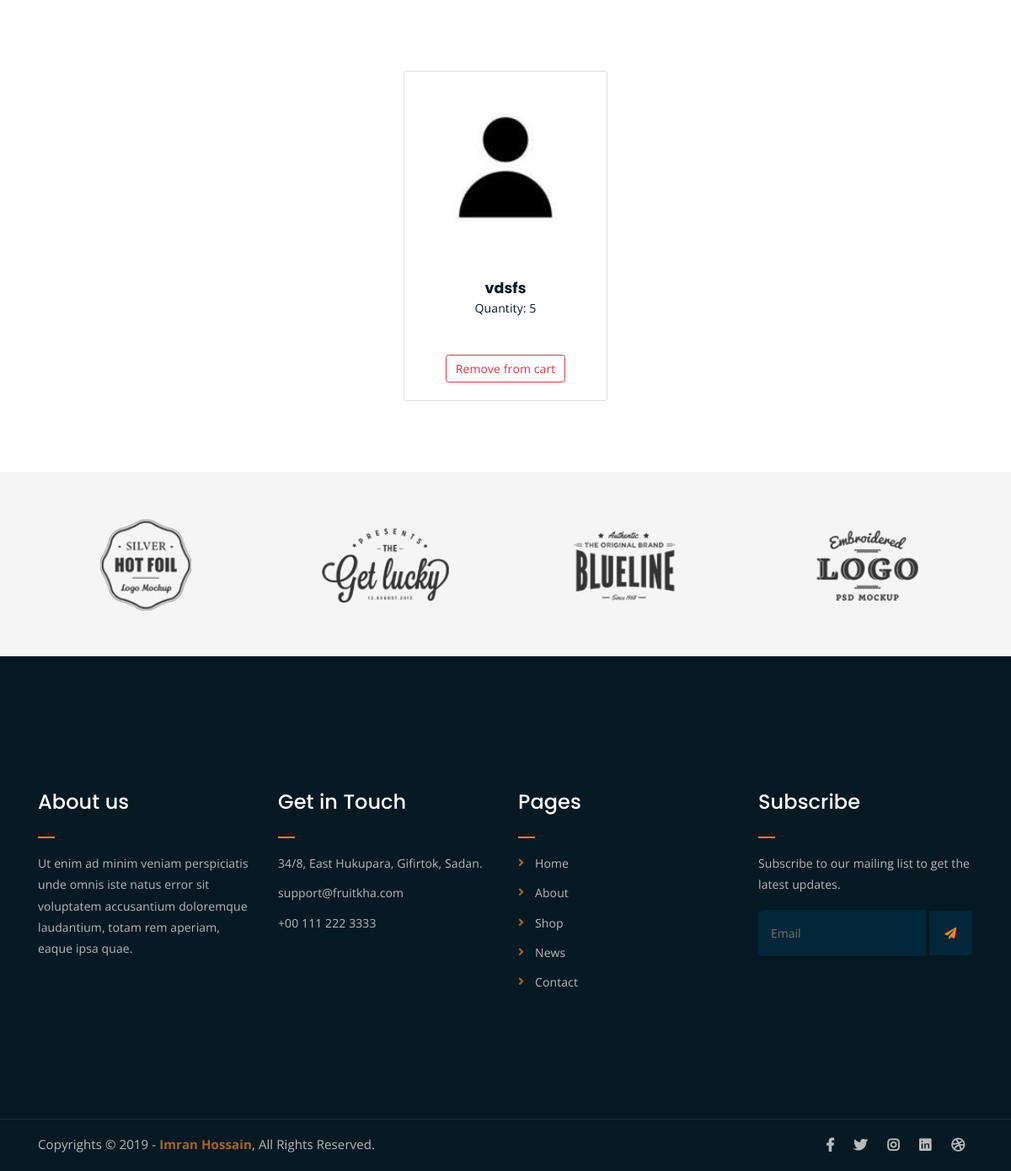
Page /cart/ on the committed database.
### shop/models.py (models this page shows, shortened)
class Cart(models.Model):
    books = models.OneToOneField(Books, on_delete=models.CASCADE)
    quantity = models.PositiveIntegerField()

class Books(models.Model):
    category = models.ForeignKey(Category, on_delete=models.CASCADE)
    name = models.CharField(max_length=100, unique=True)
    author = models.CharField(max_length=100)
    image = models.ImageField(upload_to='media/')
    price = models.DecimalField(max_digits=5, decimal_places=2)
    quantity = models.PositiveIntegerField()
    description = models.TextField()
    stock = models.BooleanField(default=True)

### shop/views.py (the view)
# urls.py: path('cart/', CartView.as_view(), name='cart'),
class CartView(View):
    def get(self, request):
        books = Cart.objects.all()
        count = Cart.objects.count()
        return render(request, 'shop/cart.html', {'books': books, 'count':count})

### shop/templates/shop/cart.html
{% extends 'base.html' %}
{% block main %}
        <section class="py-5">
            <div class="container px-4 px-lg-5 mt-5">
                <div class="row gx-4 gx-lg-5 row-cols-2 row-cols-md-3 row-cols-xl-4 justify-content-center">
                    {% for cart in books %}
                    <div class="col mb-5">
                        <div class="card h-100">
                            <img class="card-img-top" src="{{cart.books.image.url}}" alt="..." />
                            <div class="card-body p-4">
                                <div class="text-center">
                                    <h5 class="fw-bolder">{{cart.books.name}}</h5>
                                    Quantity: {{cart.quantity}}
                                </div>
                            </div>
                            <div class="card-footer p-4 pt-0 border-top-0 bg-transparent">
                                <div class="text-center"><a class="btn btn-outline-danger mt-auto" href="{% url 'delete_cart' cart.id %}">Remove from cart</a></div>
                            </div>
                        </div>
                    </div>
                    {% endfor %}
                </div>
            </div>
        </section>
{% endblock main %}

### static/assets/css/main.css (style rules this page uses)
html { font-size: 14px; font-weight: 400; line-height: 28px; height: 100%; }
body { font-family: "Open Sans", sans-serif; font-weight: 400; font-size: 1rem; letter-spacing: 0.1px; line-height: 1.8; color: #051922; overflow-x: hidden; }
body img { max-width: 100%; }
a { cursor: pointer; text-decoration: none; -webkit-transition: all 0.2s ease-in-out; -o-transition: all 0.2s ease-in-out; transition: all 0.2s ease-in-out; }
h1, .h1, h2, .h2, h3, .h3, h4, .h4, h5, .h5, h6, .h6 { font-family: "Poppins", sans-serif; font-weight: 700; margin: 0 0 1.25rem 0; color: #051922; }
h1:last-child, .h1:last-child, h2:last-child, .h2:last-child, h3:last-child, .h3:last-child, h4:last-child, .h4:last-child, h5:last-child, .h5:last-child, h6:last-child, .h6:last-child { margin: 0; }
h5, .h5 { font-size: 1.25rem; font-weight: 700; line-height: 1.5rem; }
html, body { height: 100%; }

### rows in the picture
Cart: books.image (placeholder picture), books.name "vdsfs", quantity "5"
